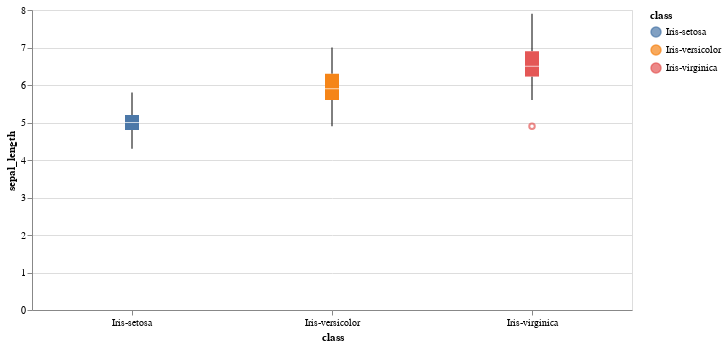

The code cell stored with this chart in its notebook:
### Code cell
# Keeping the same plot but change the color of the box plot to each class
# Add data points as scatter plot to the box plot
alt.Chart(df).mark_boxplot().encode(
    x='class',
    y='sepal_length',
    color='class'
).interactive().properties(
    width=600
).configure_axis(
    labelAngle=0
)

### Figure 1 — Vega-Lite specification as saved in the notebook (floating-point values rounded to 4 significant figures; data arrays with more than 128 entries replaced by an {"elided": "..."} marker saying what was removed)
{"config": {"view": {"continuousWidth": 400, "continuousHeight": 300}, "axis": {"labelAngle": 0}}, "data": {"name": "data-5953facd5c5209d6b855877b1045e0b0"}, "mark": "boxplot", "encoding": {"color": {"field": "class", "type": "nominal"}, "x": {"field": "class", "type": "nominal"}, "y": {"field": "sepal_length", "type": "quantitative"}}, "selection": {"selector031": {"type": "interval", "bind": "scales", "encodings": ["x", "y"]}}, "width": 600, "$schema": "https://vega.github.io/schema/vega-lite/v4.17.0.json", "datasets": {"data-5953facd5c5209d6b855877b1045e0b0": {"elided": "150 records"}}}
